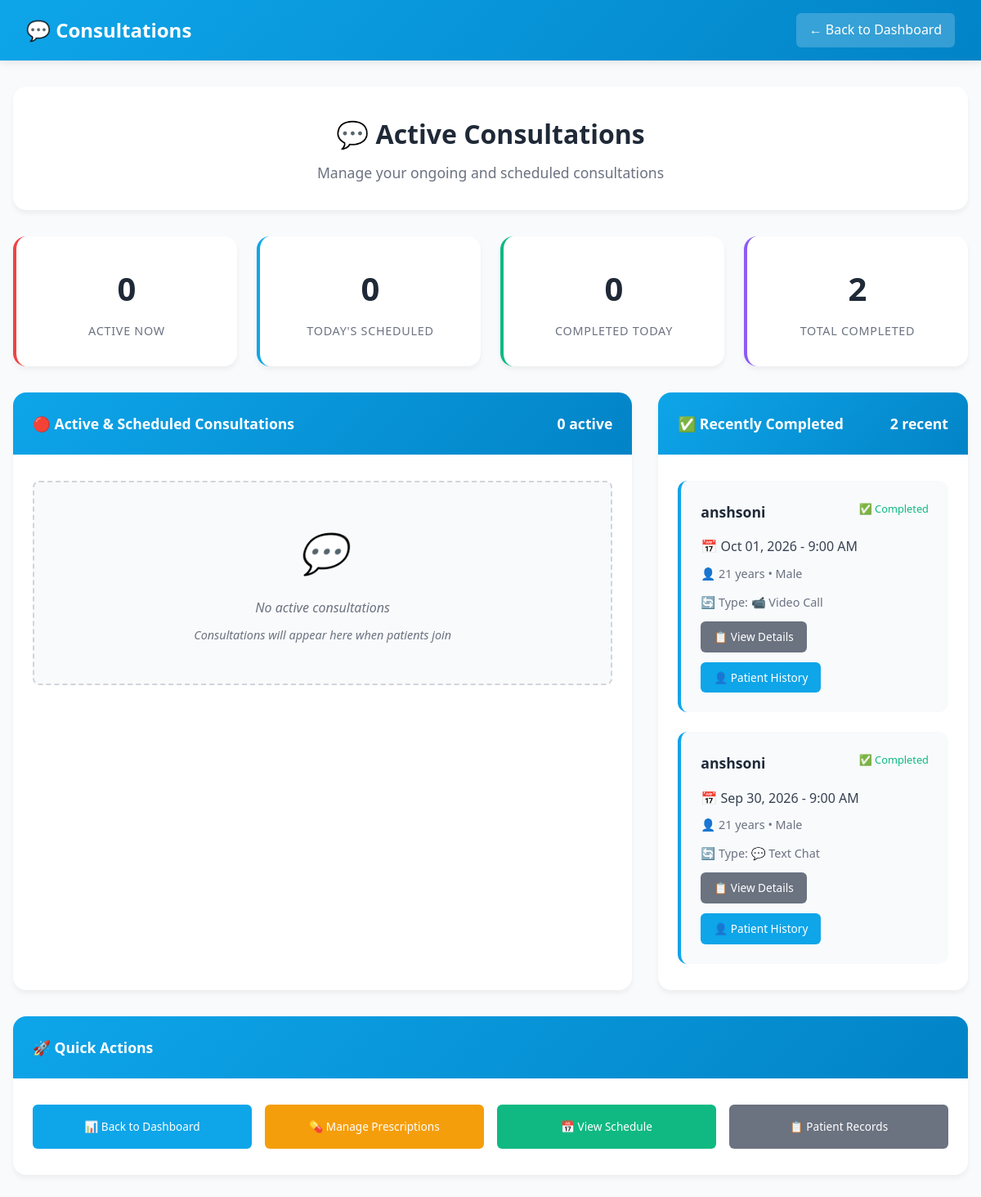
The app's page /dashboard/consultations.php (signed in) with its own data.
### tables this page shows
CREATE TABLE "appointments" (
            id INTEGER PRIMARY KEY AUTOINCREMENT,
            patient_id INTEGER NOT NULL,
            doctor_id INTEGER NOT NULL,
            appointment_date DATETIME NOT NULL,
            appointment_type TEXT DEFAULT 'chat' CHECK(appointment_type IN ('chat', 'video', 'in-person', 'both')),
            status TEXT DEFAULT 'pending' CHECK(status IN ('pending','confirmed','completed','cancelled','in-progress')),
            notes TEXT,
            symptoms TEXT,
            fee DECIMAL(10,2),
            payment_status TEXT DEFAULT 'pending' CHECK(payment_status IN ('pending','paid','refunded')),
            consultation_link TEXT,
            confirmed_at DATETIME,
            cancelled_at DATETIME,
            cancellation_reason TEXT,
            reschedule_reason TEXT,
            rescheduled_at DATETIME,
            created_at DATETIME DEFAULT CURRENT_TIMESTAMP, payment_method TEXT DEFAULT NULL, transaction_id TEXT DEFAULT NULL, consultation_fee REAL DEFAULT 0.0, medicine_fee REAL DEFAULT 0.0, total_amount REAL DEFAULT 0.0,
            FOREIGN KEY (patient_id) REFERENCES patients(id) ON DELETE CASCADE,
            FOREIGN KEY (doctor_id) REFERENCES doctors(id) ON DELETE CASCADE
        );

CREATE TABLE patients (
            id INTEGER PRIMARY KEY AUTOINCREMENT,
            user_id INTEGER NOT NULL,
            name TEXT NOT NULL,
            age INTEGER,
            gender TEXT CHECK(gender IN ('male','female','other')),
            contact TEXT,
            email TEXT,
            address TEXT,
            medical_history TEXT,
            emergency_contact TEXT,
            blood_type TEXT,
            allergies TEXT,
            profile_picture TEXT,
            created_at DATETIME DEFAULT CURRENT_TIMESTAMP, profile_photo TEXT DEFAULT NULL,
            FOREIGN KEY (user_id) REFERENCES users(id) ON DELETE CASCADE
        );

### dashboard/consultations.php (the view, shortened to what this page needs)
<?php
require_once __DIR__ . '/../includes/db.php';
$current_user = current_user();
$doctor_user_id = $current_user['id'];
$stmt = $db->prepare("SELECT id FROM doctors WHERE user_id = ?");
$stmt->execute([$doctor_user_id]);
$doctor = $stmt->fetch(PDO::FETCH_ASSOC);
$doctor_id = $doctor['id'];
try {
    $stmt = $db->prepare("
        SELECT a.*, p.name as patient_name, p.age, p.gender, p.contact,
               CASE
                   WHEN a.status = 'in-progress' THEN 1
                   WHEN a.status = 'confirmed' AND DATE(a.appointment_date) = DATE('now') THEN 2
                   ELSE 3
               END as priority
        FROM appointments a
        JOIN patients p ON p.id = a.patient_id
        WHERE a.doctor_id = ?
        AND a.status IN ('confirmed', 'in-progress')
        AND DATE(a.appointment_date) >= DATE('now', '-1 days')
        ORDER BY priority ASC, a.appointment_date ASC
    ");
    $stmt->execute([$doctor_id]);
    $active_consultations = $stmt->fetchAll(PDO::FETCH_ASSOC);
    $stmt = $db->prepare("
        SELECT a.*, p.name as patient_name, p.age, p.gender, p.contact
        FROM appointments a
        JOIN patients p ON p.id = a.patient_id
        WHERE a.doctor_id = ?
        AND a.status = 'completed'
        ORDER BY a.appointment_date DESC
        LIMIT 10
    ");
    $stmt->execute([$doctor_id]);
    $completed_consultations = $stmt->fetchAll(PDO::FETCH_ASSOC);
    $stmt = $db->prepare("
        SELECT
            COUNT(CASE WHEN status = 'in-progress' THEN 1 END) as active_count,
            COUNT(CASE WHEN status = 'confirmed' AND DATE(appointment_date) = DATE('now') THEN 1 END) as todays_count,
            COUNT(CASE WHEN status = 'completed' AND DATE(appointment_date) = DATE('now') THEN 1 END) as completed_today,
            COUNT(CASE WHEN status = 'completed' THEN 1 END) as total_completed
        FROM appointments
        WHERE doctor_id = ?
    ");
    $stmt->execute([$doctor_id]);
    $stats = $stmt->fetch(PDO::FETCH_ASSOC);
} catch (Exception $e) {
    $error = "Error loading consultations: " . $e->getMessage();
    $active_consultations = [];
    $completed_consultations = [];
    $stats = ['active_count' => 0, 'todays_count' => 0, 'completed_today' => 0, 'total_completed' => 0];
}
function safe_display($value, $default = '') {
    return htmlspecialchars($value ?? $default, ENT_QUOTES, 'UTF-8');
}
function format_datetime($datetime) {
    return date('M d, Y - g:i A', strtotime($datetime));
}
?>
<!DOCTYPE html>
<html lang="en">
<head>
</head>
<body>
    <div class="navbar">
        <h1>💬 Consultations</h1>
        <a href="doctor.php" class="back-btn">← Back to Dashboard</a>
    </div>
    <div class="container">
        <div class="page-header">
            <h2>💬 Active Consultations</h2>
            <p>Manage your ongoing and scheduled consultations</p>
        </div>
        <div class="stats-grid">
            <div class="stat-card active">
                <div class="stat-number <?= $stats['active_count'] > 0 ? 'pulse' : '' ?>"><?= $stats['active_count'] ?></div>
                <div class="stat-label">Active Now</div>
            </div>
            <div class="stat-card today">
                <div class="stat-number"><?= $stats['todays_count'] ?></div>
                <div class="stat-label">Today's Scheduled</div>
            </div>
            <div class="stat-card completed-today">
                <div class="stat-number"><?= $stats['completed_today'] ?></div>
                <div class="stat-label">Completed Today</div>
            </div>
            <div class="stat-card total">
                <div class="stat-number"><?= $stats['total_completed'] ?></div>
                <div class="stat-label">Total Completed</div>
            </div>
        </div>
        <div class="main-grid">
            <div class="card">
                <div class="card-header">
                    <span>🔴 Active & Scheduled Consultations</span>
                    <span><?= count($active_consultations) ?> active</span>
                </div>
                <div class="card-content">
                    <?php if (empty($active_consultations)): ?>
                        <div class="empty-state">
                            <div style="font-size: 3rem; margin-bottom: 1rem;">💬</div>
                            <div>No active consultations</div>
                            <p style="margin-top: 0.5rem; font-size: 0.9rem;">Consultations will appear here when patients join</p>
                        </div>
                    <?php endif; ?>
                </div>
            </div>
            <div class="card">
                <div class="card-header">
                    <span>✅ Recently Completed</span>
                    <span><?= count($completed_consultations) ?> recent</span>
                </div>
                <div class="card-content">
                    <?php if (empty($completed_consultations)): ?>
                        <div class="empty-state">
                            <div style="font-size: 2rem; margin-bottom: 1rem;">✅</div>
                            <div>No completed consultations yet</div>
                        </div>
                    <?php else: ?>
                        <div class="consultation-list">
                            <?php foreach (array_slice($completed_consultations, 0, 5) as $consultation): ?>
                                <div class="consultation-item">
                                    <div class="consultation-header">
                                        <div class="consultation-patient"><?= safe_display($consultation['patient_name']) ?></div>
                                        <div style="font-size: 0.8rem; color: #10b981; font-weight: 500;">✅ Completed</div>
                                    </div>
                                    <div class="consultation-time">
                                        📅 <?= format_datetime($consultation['appointment_date']) ?>
                                    </div>
                                    <div class="consultation-details">
                                        👤 <?= $consultation['age'] ? $consultation['age'] . ' years' : 'Age not specified' ?>
                                        <?= $consultation['gender'] ? '• ' . ucfirst($consultation['gender']) : '' ?>
                                    </div>
                                    <div class="consultation-details">
                                        🔄 Type: <?= $consultation['appointment_type'] === 'video' ? '📹 Video Call' : '💬 Text Chat' ?>
                                    </div>
                                    <div class="consultation-actions" style="margin-top: 0.75rem;">
                                        <a href="view-consultation.php?id=<?= $consultation['id'] ?>" class="btn btn-secondary">📋 View Details</a>
                                        <a href="patient-history.php?id=<?= $consultation['patient_id'] ?>" class="btn btn-primary">👤 Patient History</a>
                                    </div>
                                </div>
                            <?php endforeach; ?>
                        </div>
                    <?php endif; ?>
                </div>
            </div>
        </div>
        <div class="card">
            <div class="card-header">
                <span>🚀 Quick Actions</span>
            </div>
            <div class="card-content">
                <div style="display: grid; grid-template-columns: repeat(auto-fit, minmax(200px, 1fr)); gap: 1rem;">
                    <a href="doctor.php" class="btn btn-primary" style="padding: 1rem; text-align: center;">
                        📊 Back to Dashboard
                    </a>
                    <a href="prescriptions.php" class="btn btn-warning" style="padding: 1rem; text-align: center;">
                        💊 Manage Prescriptions
                    </a>
                    <a href="schedule.php" class="btn btn-success" style="padding: 1rem; text-align: center;">
                        📅 View Schedule
                    </a>
                    <a href="patient-records.php" class="btn btn-secondary" style="padding: 1rem; text-align: center;">
                        📋 Patient Records
                    </a>
                </div>
            </div>
        </div>
    </div>
</body>
</html>

### dashboard/consultations.php (style rules this page uses)
* { margin: 0; padding: 0; box-sizing: border-box; }
body { font-family: 'Segoe UI', Tahoma, Geneva, Verdana, sans-serif; background: #f8fafc; line-height: 1.6; }
.navbar { background: linear-gradient(135deg, #0ea5e9 0%, #0284c7 100%); padding: 1rem 2rem; color: white; display: flex; justify-content: space-between; align-items: center; box-shadow: 0 2px 10px rgba(0,0,0,0.1); }
.navbar h1 { font-size: 1.5rem; font-weight: 600; }
.back-btn { color: white; text-decoration: none; padding: 0.5rem 1rem; background: rgba(255,255,255,0.2); border-radius: 6px; transition: all 0.3s; }
.container { max-width: 1400px; margin: 2rem auto; padding: 0 1rem; }
.page-header { background: white; padding: 2rem; border-radius: 16px; margin-bottom: 2rem; box-shadow: 0 4px 6px rgba(0,0,0,0.05); text-align: center; }
.page-header h2 { color: #1f2937; font-size: 2rem; margin-bottom: 0.5rem; }
.page-header p { color: #6b7280; font-size: 1.1rem; }
.stats-grid { display: grid; grid-template-columns: repeat(auto-fit, minmax(200px, 1fr)); gap: 1.5rem; margin-bottom: 2rem; }
.stat-card { background: white; padding: 2rem 1.5rem; border-radius: 16px; box-shadow: 0 4px 6px rgba(0,0,0,0.05); text-align: center; border-left: 4px solid; transition: transform 0.2s; }
.stat-card.active { border-left-color: #ef4444; }
.stat-card.today { border-left-color: #0ea5e9; }
.stat-card.completed-today { border-left-color: #10b981; }
.stat-card.total { border-left-color: #8b5cf6; }
.stat-number { font-size: 2.5rem; font-weight: 700; color: #1f2937; margin-bottom: 0.5rem; display: block; }
.stat-label { color: #6b7280; font-size: 0.9rem; font-weight: 500; text-transform: uppercase; letter-spacing: 0.05em; }
.main-grid { display: grid; grid-template-columns: 2fr 1fr; gap: 2rem; margin-bottom: 2rem; }
.card { background: white; border-radius: 16px; box-shadow: 0 4px 6px rgba(0,0,0,0.05); overflow: hidden; }
.card-header { background: linear-gradient(135deg, #0ea5e9 0%, #0284c7 100%); color: white; padding: 1.5rem; font-weight: 600; font-size: 1.1rem; display: flex; justify-content: space-between; align-items: center; }
.card-content { padding: 2rem 1.5rem; }
.consultation-list { display: flex; flex-direction: column; gap: 1.5rem; }
.consultation-item { background: #f8fafc; padding: 1.5rem; border-radius: 12px; border-left: 4px solid #0ea5e9; position: relative; transition: all 0.2s; }
.consultation-header { display: flex; justify-content: space-between; align-items: flex-start; margin-bottom: 1rem; }
.consultation-patient { font-weight: 600; color: #1f2937; font-size: 1.1rem; }
.consultation-details { color: #6b7280; font-size: 0.9rem; margin-bottom: 0.75rem; }
.consultation-time { font-weight: 500; color: #374151; margin-bottom: 0.5rem; }
.consultation-actions { display: flex; gap: 0.75rem; margin-top: 1rem; flex-wrap: wrap; }
.btn { padding: 0.5rem 1rem; border: none; border-radius: 6px; font-size: 0.85rem; font-weight: 500; cursor: pointer; transition: all 0.2s; text-decoration: none; display: inline-block; }
.btn-primary { background: #0ea5e9; color: white; }
.btn-success { background: #10b981; color: white; }
.btn-warning { background: #f59e0b; color: white; }
.btn-secondary { background: #6b7280; color: white; }
.empty-state { text-align: center; color: #6b7280; font-style: italic; padding: 3rem; background: #f9fafb; border-radius: 8px; border: 2px dashed #d1d5db; }

### records on screen
appointments: patient.name "anshsoni", appointment_date "Oct 01, 2026 - 9:00 AM", patient.age "21", patient.gender "Male", appointment_type "📹 Video Call"
appointments: patient.name "anshsoni", appointment_date "Sep 30, 2026 - 9:00 AM", patient.age "21", patient.gender "Male", appointment_type "💬 Text Chat"

### other values on screen
$stats['active_count'] "0"
$stats['todays_count'] "0"
$stats['completed_today'] "0"
$stats['total_completed'] "2"
count($active_consultations) "0"
count($completed_consultations) "2"
